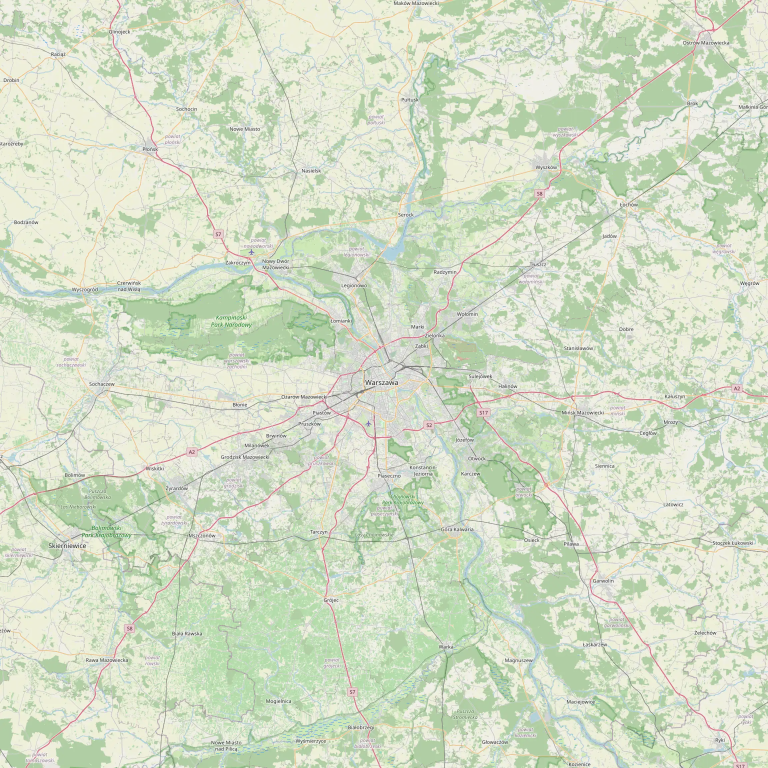
#> input picture landing/map/z10.webp, 2304 x 2304 px (shown at 1/3 size)
$ python -i mkmap.py   (imports and definitions only)
#> lines starting #> are read from the running program, lines starting #| are printed output that depends on the picture
#> further down, picture is the input picture: PIL image 2304x2304 RGB; mean R, G, B 211.9, 222.6, 199.4
# Generuje ciemne mozaiki mapy (OSM) do sekcji „publiczne dropy” na stronie wizytówkowej.
# Jednorazowo, uprzejmie wobec serwerów OSM (UA z kontaktem, przerwy). Wynik: landing/map/z10..z13.webp
import math, io, time, os, sys, urllib.request
from PIL import Image, ImageEnhance
LA, LO = 52.2297, 21.0122
UA = "SquadLandingMap/1.0 (cubemobilegame@gmail.com; one-off static render)"
SPAN = 1536  # px „świata” na obraz (przy zoomie z)
def world(z):
    s = 256 * 2 ** z
    return (LO + 180) / 360 * s, (0.5 - math.log((1 + math.sin(math.radians(LA))) / (1 - math.sin(math.radians(LA)))) / (4 * math.pi)) * s
def get(z, x, y):
    n = 2 ** z
    url = f"https://tile.openstreetmap.org/{z}/{x % n}/{y}.png"
    for t in range(4):
        try:
            r = urllib.request.urlopen(urllib.request.Request(url, headers={"User-Agent": UA}), timeout=30)
            time.sleep(0.25)
            return Image.open(io.BytesIO(r.read())).convert("RGB")
        except Exception as e:
            print("retry", url, e, file=sys.stderr); time.sleep(2 + t * 2)
    raise SystemExit("tile failed " + url)
def dark(im):
    from PIL import ImageOps
    im = ImageOps.invert(im)
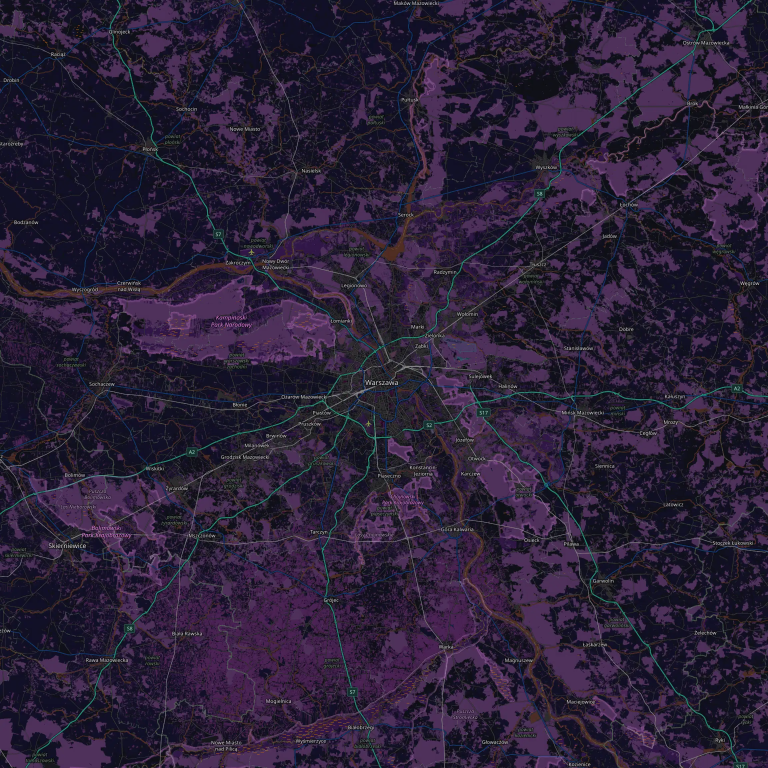
#> im: PIL image 2304x2304 RGB (shown at 1/3 size); mean R, G, B 43.1, 32.4, 55.6
    h, s, v = im.convert("HSV").split()
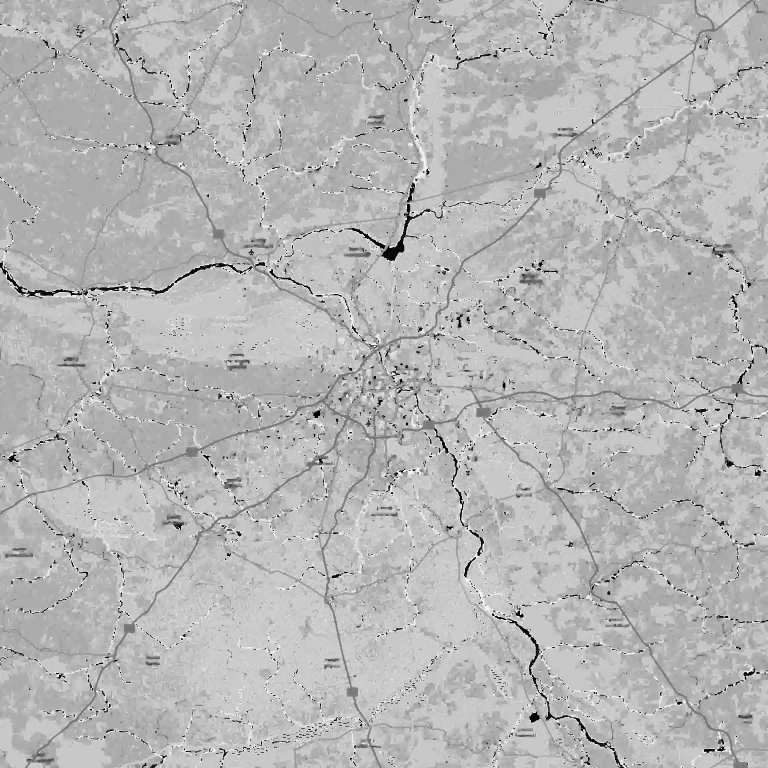
#> h: PIL image 2304x2304 L (shown at 1/3 size); min 0, max 254, mean 181.9
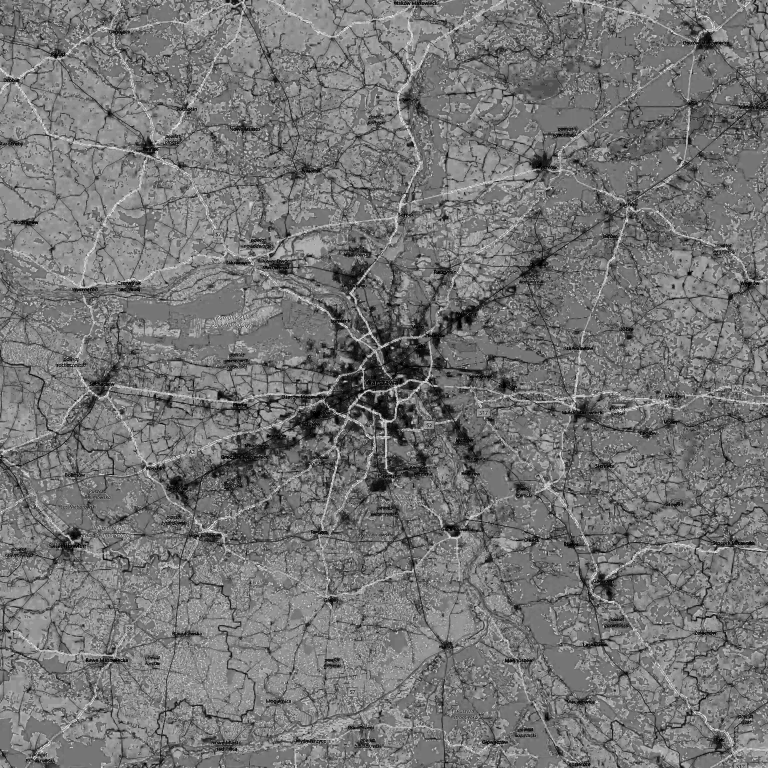
#> s: PIL image 2304x2304 L (shown at 1/3 size); min 0, max 255, mean 118.1
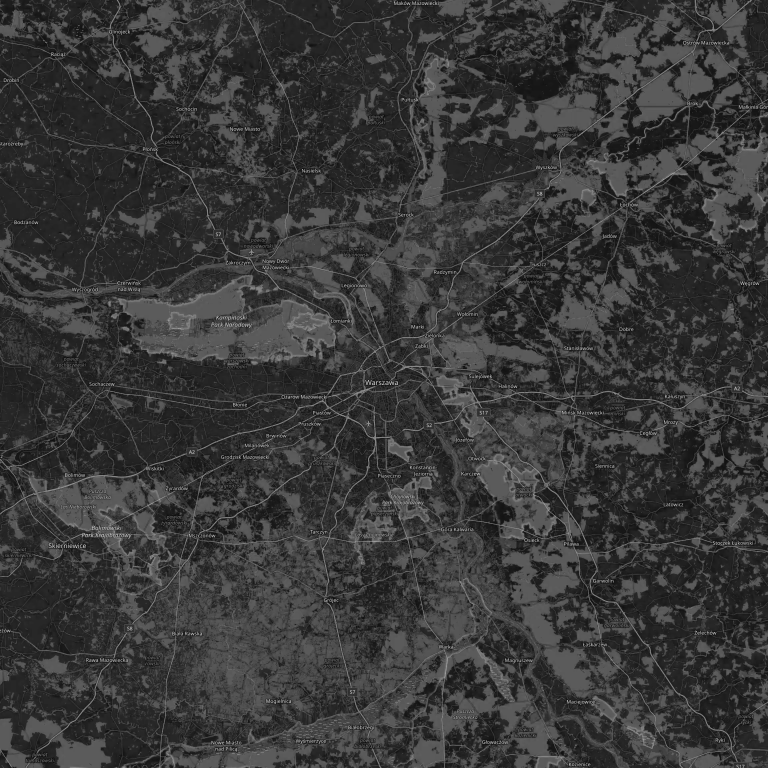
#> v: PIL image 2304x2304 L (shown at 1/3 size); min 0, max 255, mean 56.4
    h = h.point(lambda p: (p + 128) % 256)
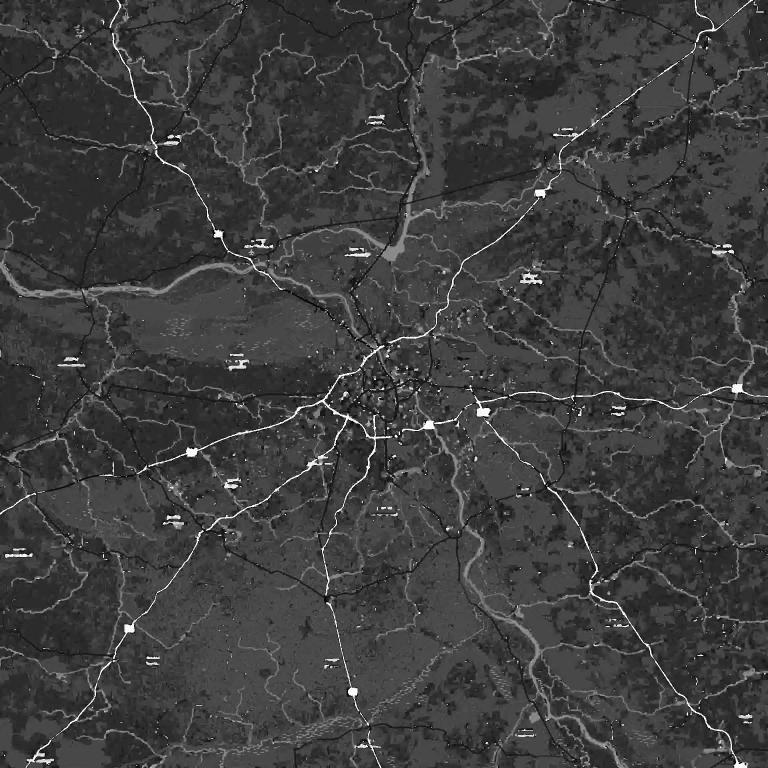
#> h: PIL image 2304x2304 L (shown at 1/3 size); min 0, max 255, mean 62.5
    im = Image.merge("HSV", (h, s, v)).convert("RGB")
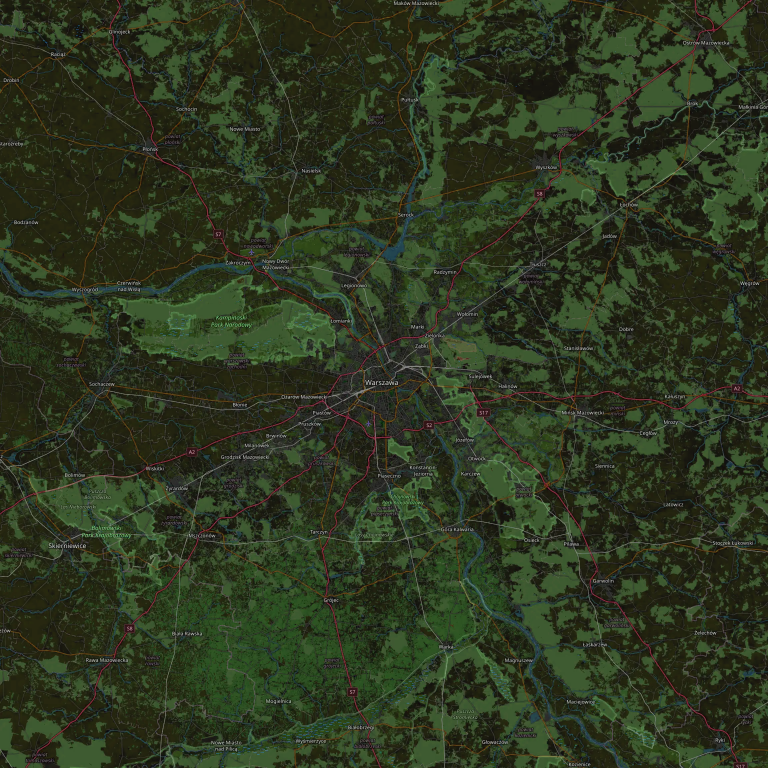
#> im: PIL image 2304x2304 RGB (shown at 1/3 size); mean R, G, B 45, 55.2, 32
    im = ImageEnhance.Color(im).enhance(0.55)
    im = ImageEnhance.Brightness(im).enhance(0.9)
    return im
# [19 lines not run here, left out]

>>> from PIL import Image
>>> picture = Image.open('../landing/map/z10.webp')
>>> result = dark(picture)
